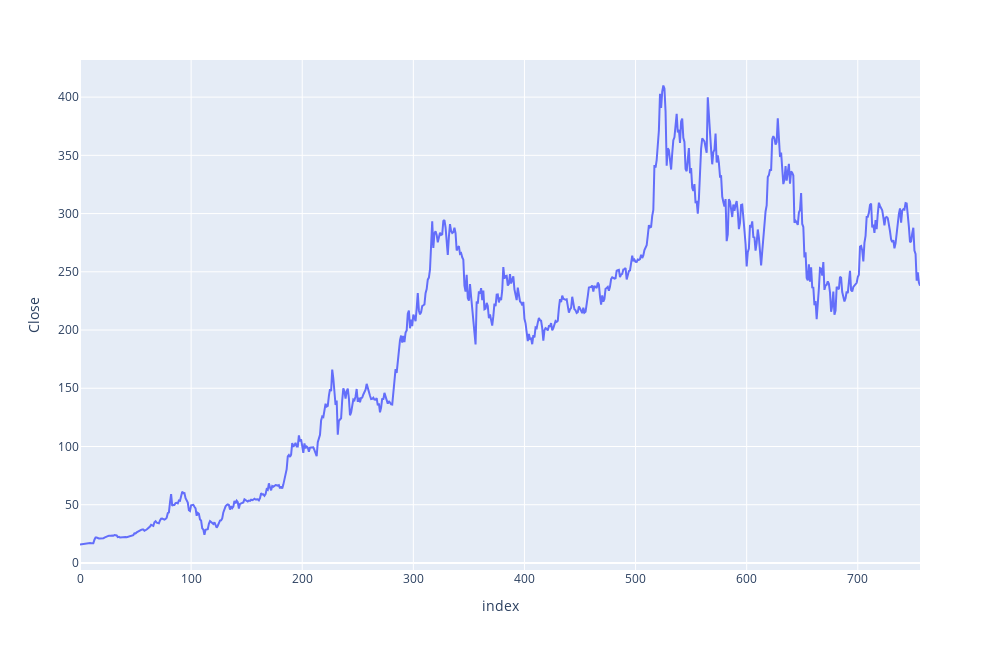

Source (notebook cell):
### Markdown cell above
Let's plot the stock price values of Tesla.

### Code cell
tesla_plot = px.line(tesla, y="Close",width=1000, height=650)
tesla_plot.show()

### Figure 1 — Plotly figure (JSON) as saved in the notebook; plotly's stock layout.template omitted (floating-point values rounded to 4 significant figures; data arrays with more than 128 entries replaced by an {"elided": "..."} marker saying what was removed)
{"data": [{"hovertemplate": "index=%{x}<br>Close=%{y}<extra></extra>", "legendgroup": "", "line": {"color": "#636efa", "dash": "solid"}, "marker": {"symbol": "circle"}, "mode": "lines", "name": "", "orientation": "v", "showlegend": false, "type": "scatter", "x": {"elided": "757 int values"}, "xaxis": "x", "y": {"elided": "757 float values"}, "yaxis": "y"}], "layout": {"height": 650, "legend": {"tracegroupgap": 0}, "margin": {"t": 60}, "width": 1000, "xaxis": {"anchor": "y", "domain": [0, 1], "title": {"text": "index"}}, "yaxis": {"anchor": "x", "domain": [0, 1], "title": {"text": "Close"}}}}
